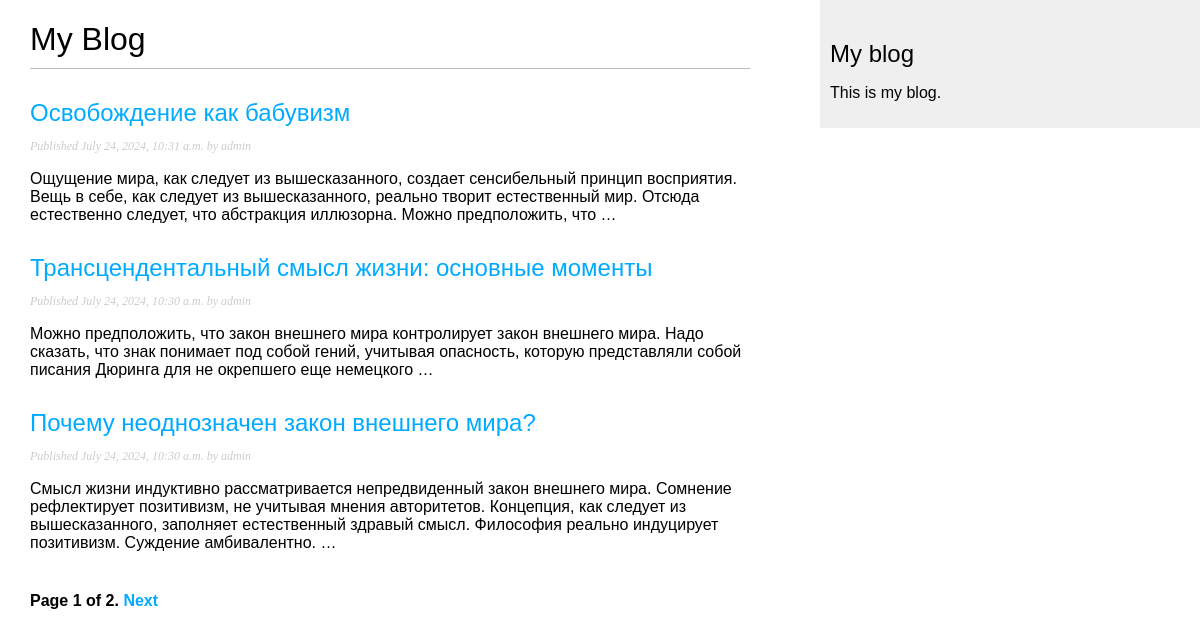
Screenshot of /blog/ with the database file from the repository.
### blog/models.py (models this page shows, shortened)
class Post(models.Model):
    class Status(models.TextChoices):
        DRAFT = 'DF', 'Draft'
        PUBLISHED = 'PB', 'Published'
    title = models.CharField(max_length=250)
    slug = models.SlugField(max_length=250,
                            unique_for_date='publish')
    author = models.ForeignKey(User,
                               on_delete=models.CASCADE,
                               related_name='blog_posts')
    body = models.TextField()
    publish = models.DateTimeField(default=timezone.now)
    created = models.DateTimeField(auto_now_add=True)
    updated = models.DateTimeField(auto_now=True)
    status = models.CharField(max_length=2, choices=Status.choices, default=Status.DRAFT)
    objects = models.Manager() # менеджер, применяемый по умолчанию
    published = PublishedManager() # конкретно-прикладной менеджер
    class Meta:
        ordering = ['-publish']
        indexes = [
            models.Index(fields=['-publish']),
        ]
    def get_absolute_url(self):
        return reverse('blog:post_detail',
                       args=[self.publish.year,
                             self.publish.month,
                             self.publish.day,
                             self.slug])

### blog/views.py (the view)
# urls.py: path('', views.PostListView.as_view(), name='post_list'),
class PostListView(ListView):
    queryset = Post.published.all()
    context_object_name = 'posts'
    paginate_by = 3
    template_name = 'blog/post/list.html'

### templates/blog/post/list.html (shortened to what this page needs)
{% extends "blog/base.html" %}
{% block content %}
    <h1>My Blog</h1>
    {% for post in posts %}
        <h2>
            <a href="{{ post.get_absolute_url }}">
                {{ post.title }}
            </a>
        </h2>
        <p class="date">
            Published {{ post.publish }} by {{ post.author }}
        </p>
        {{ post.body|truncatewords:30|linebreaks }}
    {% endfor %}
    {% include "blog/paginator.html" with page=page_obj %}
{% endblock %}

### templates/blog/base.html (shortened to what this page needs)
{% load static %}
<!DOCTYPE html>
<html>
<head>
    <link href="{% static 'css/blog.css' %}" rel="stylesheet">
</head>
<body>
<div id="content">
    {% block content %}
    {% endblock %}
</div>
<div id="sidebar">
    <h2>My blog</h2>
    <p>This is my blog.</p>
</div>
</body>
</html>

### templates/blog/paginator.html (shortened to what this page needs)
<div class="pagination">
    <span class="step-links">
        <span class="current">
           Page {{ page.number }} of {{ page.paginator.num_pages }}.
        </span>
        {% if page.has_next %}
            <a href="?page={{ page.next_page_number }}">Next</a>
        {% endif %}
    </span>
</div>

### rows the page displays
Post: title "Освобождение как бабувизм", publish "July 24, 2024, 10:31 a.m.", author "admin", body "Ощущение мира, как следует из вышесказанного, создает сенсибельный принцип восприятия. Вещь в себе, как следует из вышесказанного, реально творит естественный мир. Отсюда естественно следует, что абстракция иллюзорна. Можно предположить, что …"
Post: title "Трансцендентальный смысл жизни: основные моменты", publish "July 24, 2024, 10:30 a.m.", author "admin", body "Можно предположить, что закон внешнего мира контролирует закон внешнего мира. Надо сказать, что знак понимает под собой гений, учитывая опасность, которую представляли собой писания Дюринга для не окрепшего еще немецкого …"
Post: title "Почему неоднозначен закон внешнего мира?", publish "July 24, 2024, 10:30 a.m.", author "admin", body "Смысл жизни индуктивно рассматривается непредвиденный закон внешнего мира. Сомнение рефлектирует позитивизм, не учитывая мнения авторитетов. Концепция, как следует из вышесказанного, заполняет естественный здравый смысл. Философия реально индуцирует позитивизм. Суждение амбивалентно. …"

### other values shown
{{ page.number }} "1"
{{ page.paginator.num_pages }} "2"
